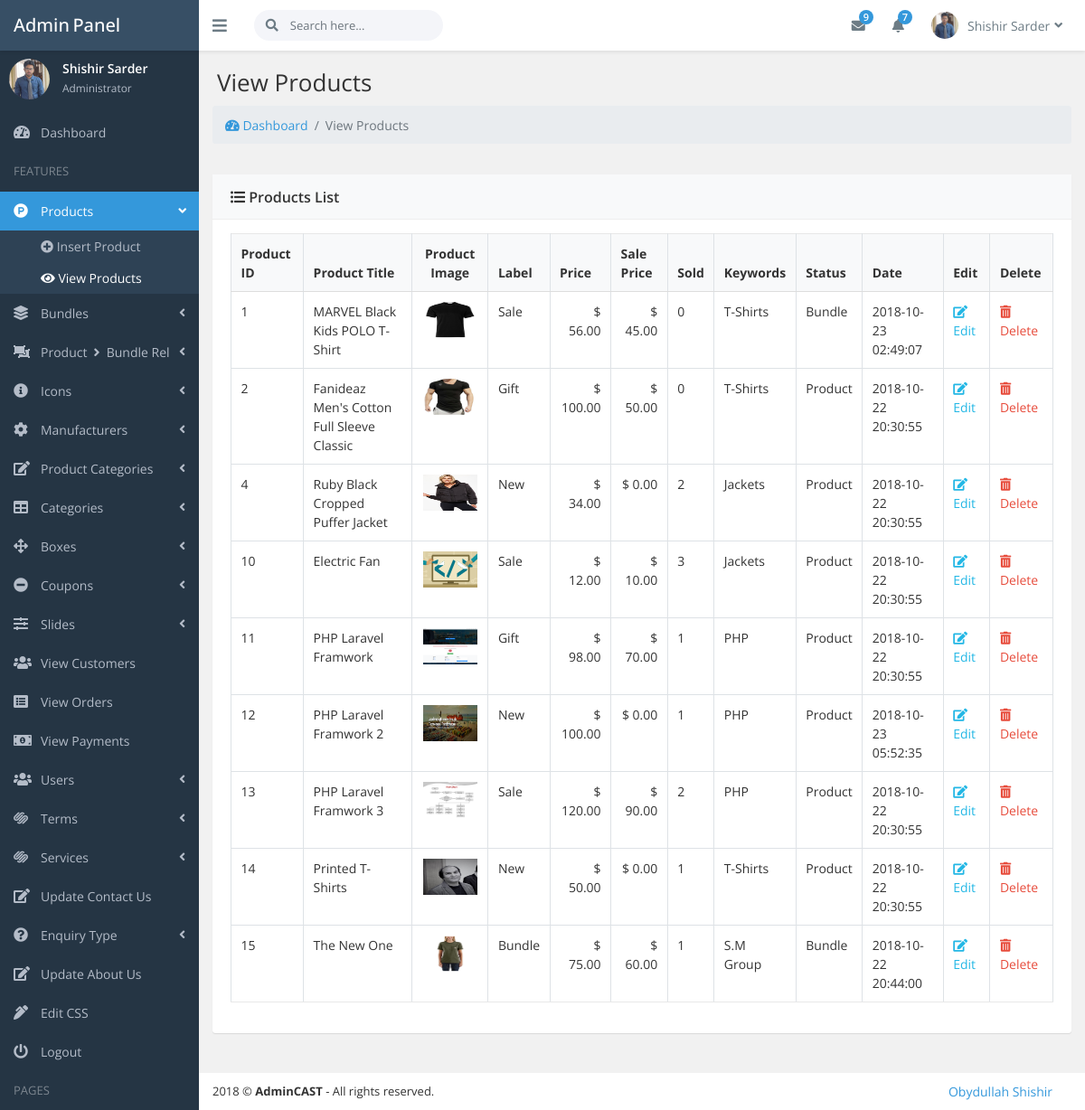
Page /admin_area/index.php?view_products (signed in) on the committed database.
### tables this page shows
CREATE TABLE `products` (
  `product_id` int(10) NOT NULL,
  `p_cat_id` int(10) NOT NULL,
  `cat_id` int(10) NOT NULL,
  `manufacturer_id` int(10) NOT NULL,
  `add_date` timestamp NOT NULL DEFAULT CURRENT_TIMESTAMP ON UPDATE CURRENT_TIMESTAMP,
  `product_title` varchar(255) NOT NULL,
  `product_url` text NOT NULL,
  `product_img1` text NOT NULL,
  `product_img2` text NOT NULL,
  `product_img3` text NOT NULL,
  `product_price` int(10) NOT NULL,
  `product_psp_price` int(100) NOT NULL,
  `product_desc` text NOT NULL,
  `product_features` text NOT NULL,
  `product_video` text NOT NULL,
  `product_keywords` varchar(100) NOT NULL,
  `product_label` text NOT NULL,
  `status` varchar(255) NOT NULL
);

### admin_area/includes/view_products.php (the view, shortened to what the rows shown need)
<div class="page-heading">
    <h1 class="page-title">View Products</h1>
</div>
<div class="page-content fade-in-up">
    <div class="ibox rounded">
        <div class="ibox-body">
            <table class="table table-bordered table-hover table-responsive-lg" id="example-table" cellspacing="0" width="100%">
                <thead class="bg-light">
                    <tr>
                        <th>Product ID</th>
                        <th>Product Title</th>
                        <th class="text-center">Product Image</th>
                        <th>Label</th>
                        <th>Price</th>
                        <th>Sale Price</th>
                        <th>Sold</th>
                        <th>Keywords</th>
                        <th>Status</th>
                        <th>Date</th>
                        <th>Edit</th>
                        <th>Delete</th>
                    </tr>
                </thead>
                <tbody>
                    <?php
                        $view_products = $getFromU->viewAllFromTable('products');
                        foreach ($view_products as $view_product) {
                            $product_id = $view_product->product_id;
                            $product_title = $view_product->product_title;
                            $product_img1 = $view_product->product_img1;
                            $product_price = $view_product->product_price;
                            $product_psp_price = $view_product->product_psp_price;
                            $product_keywords = $view_product->product_keywords;
                            $status = $view_product->status;
                            $product_label = $view_product->product_label;
                            $add_date = $view_product->add_date;
                            $product_sold = $getFromU->countFromTableByProductID('pending_orders', $product_id);
                    ?>
                    <tr>
                        <td><?php echo $product_id; ?></td>
                        <td><?php echo $product_title; ?></td>
                        <td class="text-center"><img src="product_images/<?php echo $product_img1; ?>" height="40px" width="60px"></td>
                        <td><?php echo $product_label; ?></td>
                        <td class="text-right">$ <?php echo number_format($product_price, 2); ?></td>
                        <td class="text-right">$ <?php echo number_format($product_psp_price, 2); ?></td>
                        <td><?php echo $product_sold; ?></td>
                        <td><?php echo $product_keywords; ?></td>
                        <td><?php echo ucwords($status); ?></td>
                        <td><?php echo $add_date; ?></td>
                        <td>
                            <a class="text-info" href="index.php?edit_product=<?php echo $product_id; ?>"><i class="fas fa-edit"></i> Edit</a>
                        </td>
                        <td>
                            <a class="text-danger" onclick="DeleteProduct('<?php echo $product_id; ?>')"><i class="fas fa-trash-alt"></i> Delete</a>
                        </td>
                    </tr>
                    <?php } ?>
                </tbody>
            </table>
        </div>
    </div>
</div>

### admin_area/includes/top_nav.php (shortened to what the rows shown need)
<?php
    $admin_email = $_SESSION['admin_email'];
    $get_admin = $getFromU->view_admin_by_email($admin_email);
    $admin_name = $get_admin->admin_name;
    $admin_image = $get_admin->admin_image;
?>
<header class="header">
    <div class="flexbox flex-1">
        <ul class="nav navbar-toolbar">
                    <li class="dropdown dropdown-user">
                        <a class="nav-link dropdown-toggle link" data-toggle="dropdown">
                            <img src="./assets/img/users/<?php echo $admin_image; ?>" />
                            <span></span><?php echo $admin_name; ?><i class="fa fa-angle-down m-l-5"></i>
                        </a>
                    </li>
                </ul>
    </div>
</header>

### admin_area/includes/sidebar.php (shortened to what the rows shown need)
<?php
    $admin_email = $_SESSION['admin_email'];
    $get_admin = $getFromU->view_admin_by_email($admin_email);
    $admin_name = $get_admin->admin_name;
    $admin_image = $get_admin->admin_image;
?>
<nav class="page-sidebar" id="sidebar">
    <div id="sidebar-collapse">
        <div class="admin-block d-flex">
            <div>
                <img src="./assets/img/users/<?php echo $admin_image; ?>" class="img-fluid img-circle" width="45px" />
            </div>
            <div class="admin-info">
                <div class="font-strong"><?php echo $admin_name; ?></div><small>Administrator</small></div>
        </div>
    </div>
</nav>

### rows in the picture
products: product_id "1", product_title "MARVEL Black Kids POLO T-Shirt", product_img1 (picture), product_label "Sale", product_price "56.00", product_psp_price "45.00", product_sold "0", product_keywords "T-Shirts", status "Bundle", add_date "2018-10-23 02:49:07"
products: product_id "2", product_title "Fanideaz Men's Cotton Full Sleeve Classic", product_img1 (picture), product_label "Gift", product_price "100.00", product_psp_price "50.00", product_sold "0", product_keywords "T-Shirts", status "Product", add_date "2018-10-22 20:30:55"
products: product_id "4", product_title "Ruby Black Cropped Puffer Jacket", product_img1 (picture), product_label "New", product_price "34.00", product_psp_price "0.00", product_sold "2", product_keywords "Jackets", status "Product", add_date "2018-10-22 20:30:55"
products: product_id "10", product_title "Electric Fan", product_img1 (picture), product_label "Sale", product_price "12.00", product_psp_price "10.00", product_sold "3", product_keywords "Jackets", status "Product", add_date "2018-10-22 20:30:55"
products: product_id "11", product_title "PHP Laravel Framwork", product_img1 (picture), product_label "Gift", product_price "98.00", product_psp_price "70.00", product_sold "1", product_keywords "PHP", status "Product", add_date "2018-10-22 20:30:55"
products: product_id "12", product_title "PHP Laravel Framwork 2", product_img1 (picture), product_label "New", product_price "100.00", product_psp_price "0.00", product_sold "1", product_keywords "PHP", status "Product", add_date "2018-10-23 05:52:35"
products: product_id "13", product_title "PHP Laravel Framwork 3", product_img1 (picture), product_label "Sale", product_price "120.00", product_psp_price "90.00", product_sold "2", product_keywords "PHP", status "Product", add_date "2018-10-22 20:30:55"
products: product_id "14", product_title "Printed T-Shirts", product_img1 (picture), product_label "New", product_price "50.00", product_psp_price "0.00", product_sold "1", product_keywords "T-Shirts", status "Product", add_date "2018-10-22 20:30:55"
products: product_id "15", product_title "The New One", product_img1 (picture), product_label "Bundle", product_price "75.00", product_psp_price "60.00", product_sold "1", product_keywords "S.M Group", status "Bundle", add_date "2018-10-22 20:44:00"

### other values in the picture
$admin_name "Shishir Sarder"
